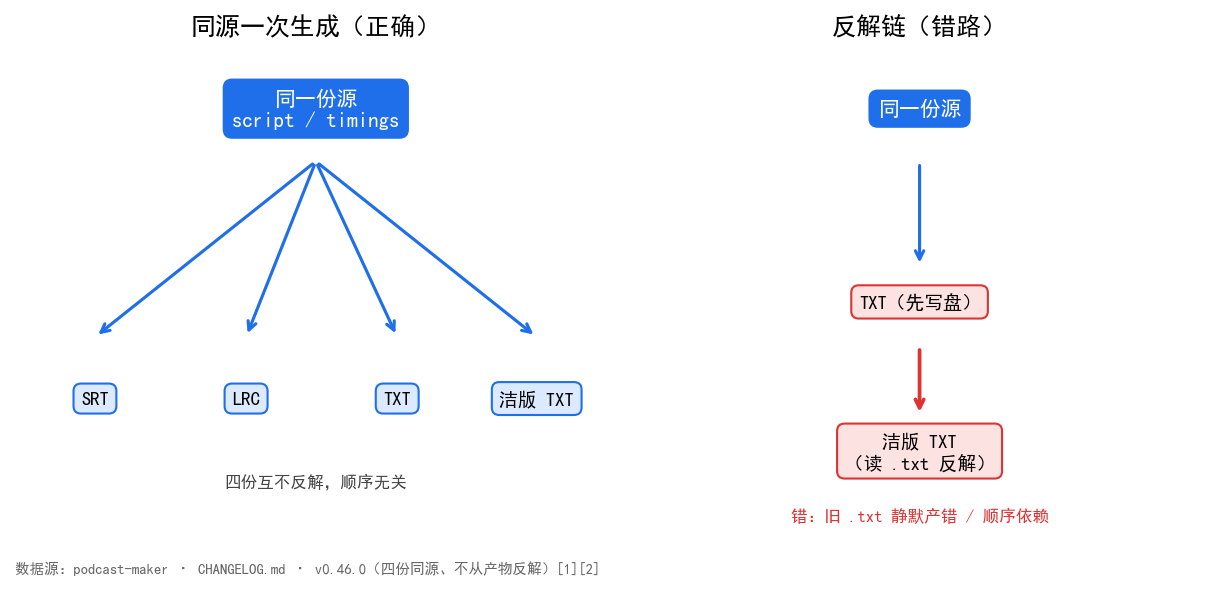

Reproduce this figure in Python.
# -*- coding: utf-8 -*-
# 图：同源一次生成（正确） vs 反解链（错路）
# 数据源 podcast-maker · CHANGELOG.md · v0.46.0（四份同源、不从产物反解）
import matplotlib
matplotlib.use("Agg")
import matplotlib.pyplot as plt
from matplotlib import font_manager
font_manager.fontManager.addfont(r"C:/Windows/Fonts/simhei.ttf")
plt.rcParams["font.family"] = "SimHei"
plt.rcParams["axes.unicode_minus"] = False

fig, (axL, axR) = plt.subplots(1, 2, figsize=(8.2, 3.8), dpi=150)
for ax in (axL, axR):
    ax.axis("off"); ax.set_xlim(0, 1); ax.set_ylim(-0.12, 1.0)

src = dict(boxstyle="round,pad=0.4", fc="#1f6feb", ec="#1f6feb")
out = dict(boxstyle="round,pad=0.4", fc="#dbeafe", ec="#1f6feb")
bad = dict(boxstyle="round,pad=0.4", fc="#fde2e2", ec="#d33")

# 左：同源一次生成
axL.set_title("同源一次生成（正确）", fontsize=12)
axL.text(0.5, 0.86, "同一份源\nscript / timings", ha="center", va="center",
         color="white", bbox=src, fontsize=10)
for x, l in zip([0.12, 0.38, 0.64, 0.88], ["SRT", "LRC", "TXT", "洁版 TXT"]):
    axL.annotate("", xy=(x, 0.34), xytext=(0.5, 0.74),
                 arrowprops=dict(arrowstyle="->", color="#1f6feb", lw=1.5))
    axL.text(x, 0.2, l, ha="center", va="center", bbox=out, fontsize=9)
axL.text(0.5, 0.0, "四份互不反解，顺序无关", ha="center", fontsize=8, color="#444")

# 右：反解链
axR.set_title("反解链（错路）", fontsize=12)
axR.text(0.5, 0.86, "同一份源", ha="center", va="center",
         color="white", bbox=src, fontsize=10)
axR.annotate("", xy=(0.5, 0.5), xytext=(0.5, 0.74),
             arrowprops=dict(arrowstyle="->", color="#1f6feb", lw=1.5))
axR.text(0.5, 0.42, "TXT（先写盘）", ha="center", va="center", bbox=bad, fontsize=9)
axR.annotate("", xy=(0.5, 0.16), xytext=(0.5, 0.32),
             arrowprops=dict(arrowstyle="->", color="#d33", lw=1.8))
axR.text(0.5, 0.08, "洁版 TXT\n（读 .txt 反解）", ha="center", va="center", bbox=bad, fontsize=9)
axR.text(0.5, -0.08, "错：旧 .txt 静默产错 / 顺序依赖", ha="center", fontsize=8, color="#d33")

fig.text(0.01, -0.02, "数据源：podcast-maker · CHANGELOG.md · v0.46.0（四份同源、不从产物反解）[1][2]",
         fontsize=7, color="#666")
fig.tight_layout()
import os
_here = os.path.dirname(os.path.abspath(__file__))
_p = os.path.join(_here, "30_字幕_fig1")
fig.savefig(_p + ".png", bbox_inches="tight")
fig.savefig(_p + ".svg", bbox_inches="tight")
print("OK 30_字幕_fig1 png+svg")
